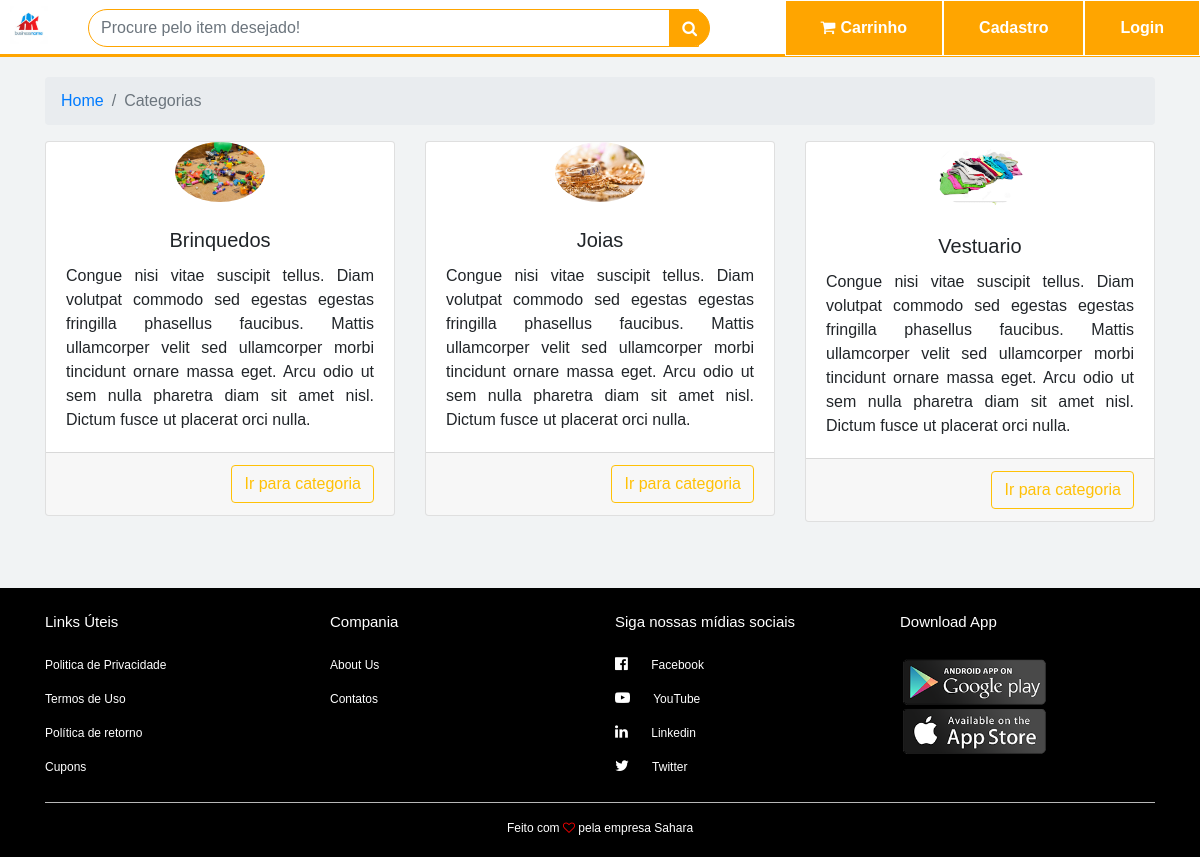
/outrasCategorias/, run on the app's committed database.
### produto/models.py (models this page shows, shortened)
class Categoria(models.Model):
    nome = models.CharField(max_length=200, db_index=True)
    slug = models.SlugField(max_length=200, db_index=True, unique=True)
    img = models.CharField(max_length=200,db_index=True)
    destaque = models.BooleanField(default=False)
    outraCategoria=models.BooleanField(default=False)
    class Meta:
        db_table='categoria'

### projeto/views.py (the view)
# urls.py: path('outrasCategorias/',views.outrasCategorias, name='outrasCategorias'),
def outrasCategorias(request):
    categorias = Categoria.objects.all().filter(outraCategoria=True).order_by("nome")
    return render(request,'categories.html',{'categorias':categorias})

### produto/templates/categories.html (shortened to what this page needs)
{% extends "base.html" %}
{% load static %}
{% block conteudo %}
        <nav aria-label="breadcrumb">
            <ol class="breadcrumb">
                <li class="breadcrumb-item"><a href="{% url 'index' %}">Home</a></li>
                <li class="breadcrumb-item active" aria-current="page">Categorias</li>
            </ol>
        </nav>
        <div class="row">
            {% for categoria in categorias %}
            <div class="col-md-6 col-lg-4">
                <div class="card mb-3">
                    <img class="card-img-top mx-auto d-block" src="{% static 'produto/imagens/' %}{{ categoria.img }}"
                        alt="{{ categoria.nome }}">
                    <div class="card-body">
                        <div class="text-center">
                            <h5 class="card-title">{{ categoria.nome  }}</h5>
                        </div>
                        <p class="card-text text-justify">Congue nisi vitae suscipit tellus. Diam volutpat commodo sed
                            egestas egestas fringilla phasellus faucibus. Mattis ullamcorper velit sed ullamcorper morbi
                            tincidunt ornare massa eget. Arcu odio ut sem nulla pharetra diam sit amet nisl. Dictum
                            fusce ut placerat orci nulla.</p>
                    </div>
                    <div class="card-footer">
                        <div class="text-right">
                            <button class="btn btn-outline-warning">Ir para categoria</button>
                        </div>
                    </div>
                </div>
            </div>
            {% endfor %}
        </div>
{% endblock %}

### produto/static/produto/css/base.css (style rules this page uses)
* { margin: 0; padding: 0; }
body { background-color: #f1f3f4; font-family: sans-serif; }
.card-img-top { width: 90px; margin-bottom: 6px; border-radius: 50%; }

### data on the page
Categoria: img (picture), nome "Brinquedos"
Categoria: img (picture), nome "Joias"
Categoria: img (picture), nome "Vestuario"
